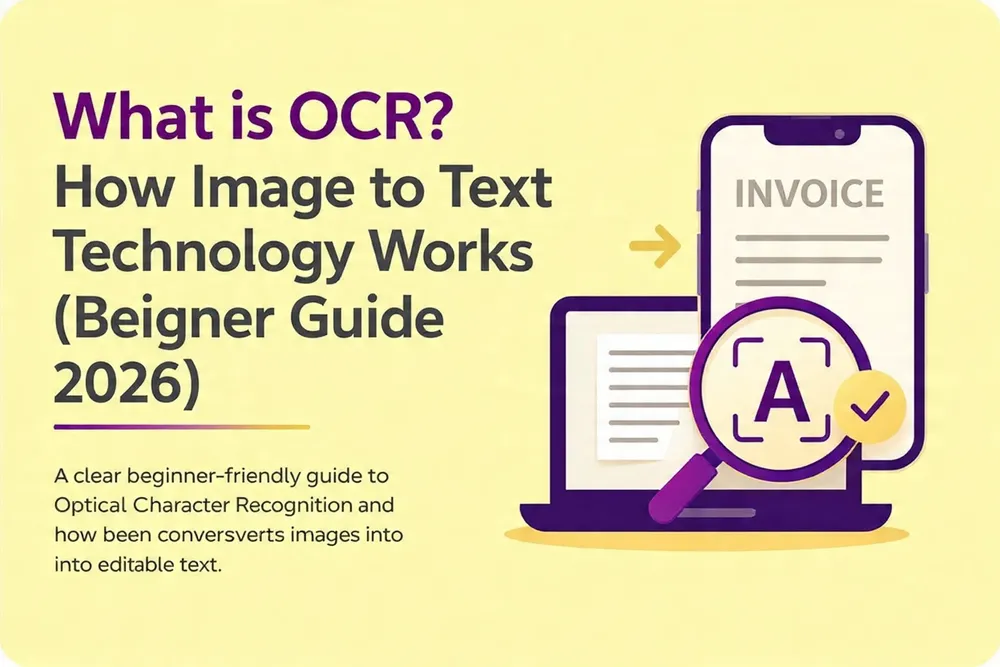
#> input picture OCR_TECHNIQUES/Easy_OCR/ocr_text2.webp, 1000 x 667 px, shrunk from 1536 x 1024 before the run
$ jupyter execute --allow-errors ocr_practice.ipynb
#> lines starting #> are read from the running program, lines starting #| are printed output that depends on the picture; after the words box and inside, x2 and y2 are one past the last pixel; in counts of white or black regions, pixels touching at a corner belong together
[cell 1]
import cv2
import numpy as np
import easyocr
import matplotlib.pyplot as plt

[cell 2]
img = cv2.imread('ocr_text2.webp')
#> img is the input picture: shape (667, 1000, 3); mean B, G, R 170.4, 219.7, 229

gray = cv2.cvtColor(img, cv2.COLOR_BGR2GRAY)
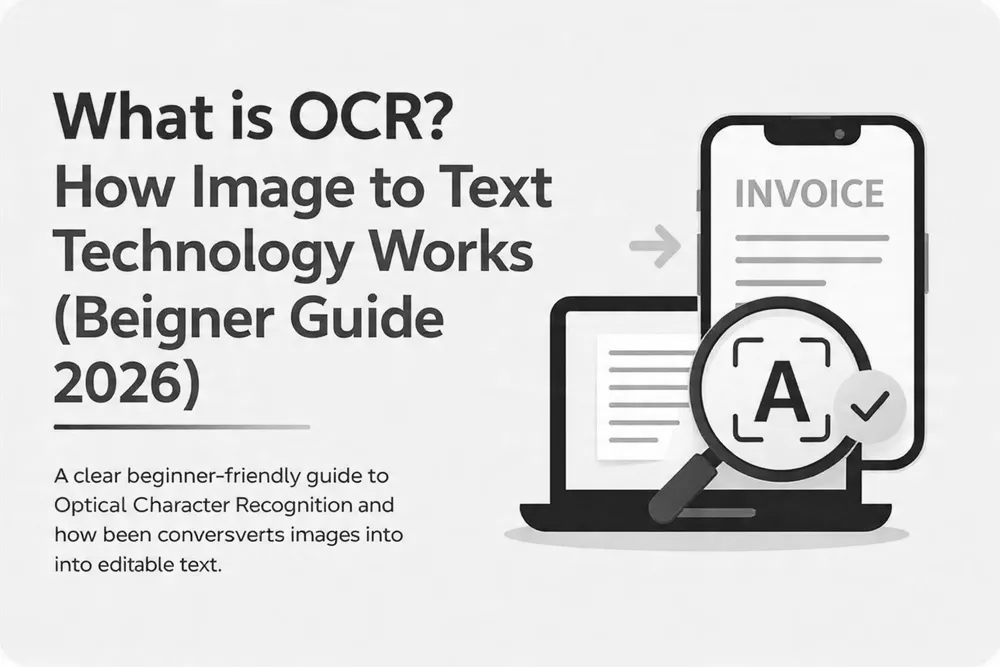
#> gray: shape (667, 1000); min 0, max 255, mean 216.8
gray = cv2.cvtColor(img, cv2.COLOR_BGR2GRAY)

denoised = cv2.fastNlMeansDenoising(gray, None, 30, 7, 21)

thresh = cv2.adaptiveThreshold(
    denoised, 255,
    cv2.ADAPTIVE_THRESH_GAUSSIAN_C,
    cv2.THRESH_BINARY,
    11, 2
)
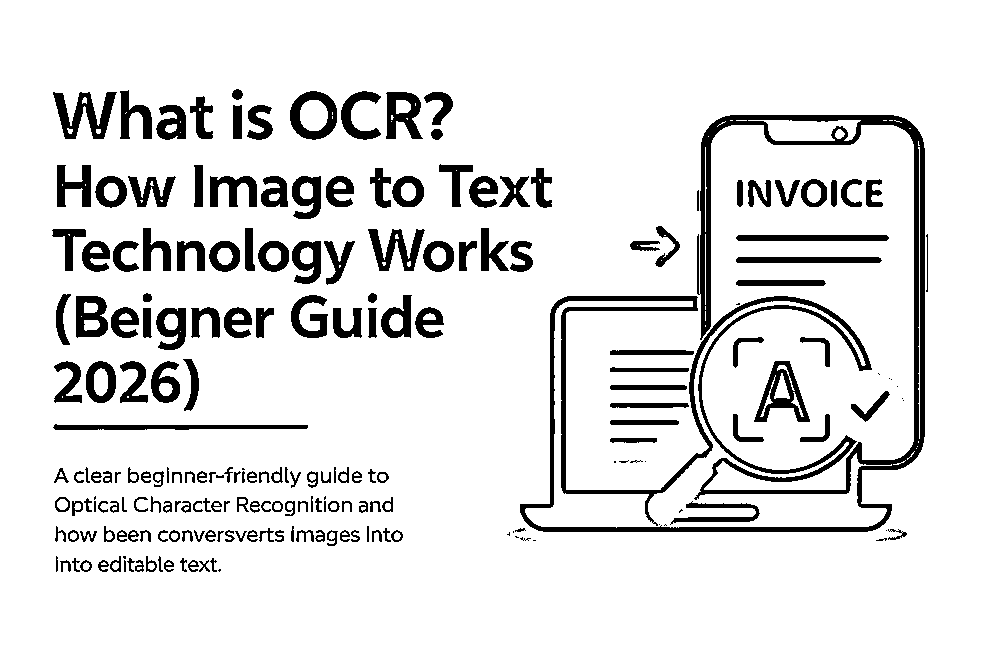
#> thresh: shape (667, 1000); 89.3% white; 222 black regions (26 under 20 px), largest, box (x1, y1, x2, y2) and area: (520, 115, 925, 532) 19185, (53, 92, 117, 139) 1411, (754, 361, 810, 422) 1322

kernel = np.ones((1, 1), np.uint8)
cleaned = cv2.morphologyEx(thresh, cv2.MORPH_CLOSE, kernel)

[cell 3]
plt.imshow(cleaned, cmap='gray')
plt.title('Preprocessed Image')
plt.axis('off')
plt.show()

#> (a cell that did not finish here is left out)

[cell 5]
import cv2
import pytesseract
import matplotlib.pyplot as plt

# IMPORTANT: Set Tesseract path (change if needed)
pytesseract.pytesseract.tesseract_cmd = r"C:\Program Files\Tesseract-OCR\tesseract.exe"

# Load image
img = cv2.imread("ocr_text2.webp")

# Convert to RGB (Tesseract expects RGB)
img_rgb = cv2.cvtColor(img, cv2.COLOR_BGR2RGB)

# Show image
plt.imshow(img_rgb)
plt.title("Input Image")
plt.axis('off')
plt.show()

# --- STEP 1: Grayscale ---
gray = cv2.cvtColor(img, cv2.COLOR_BGR2GRAY)

# --- STEP 2: Threshold (clean text separation) ---
_, thresh = cv2.threshold(gray, 150, 255, cv2.THRESH_BINARY)
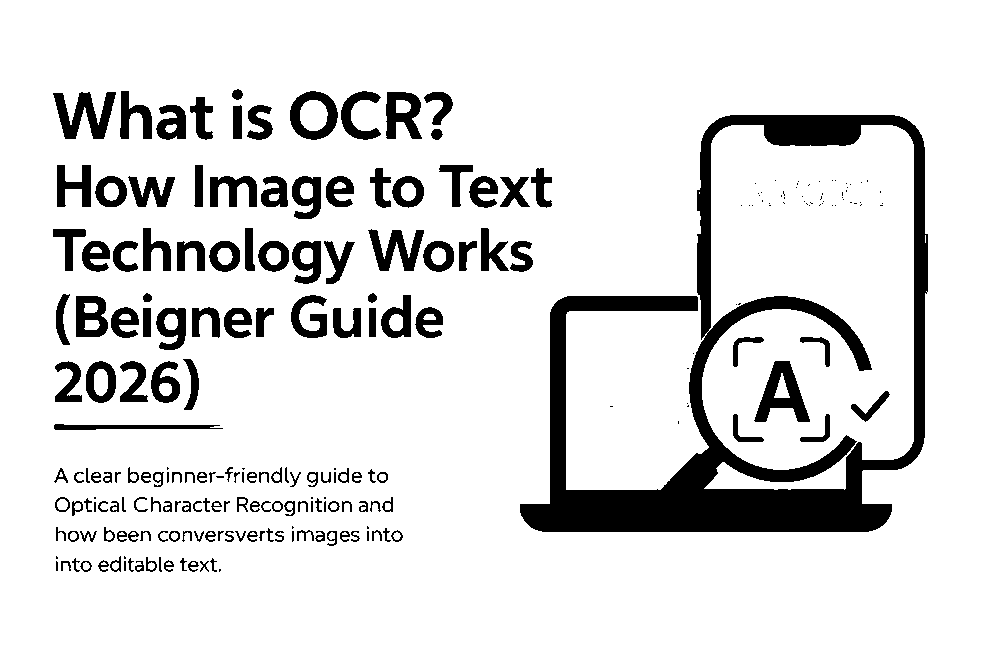
#> thresh: shape (667, 1000); 87.7% white; 243 black regions (71 under 20 px), largest, box (x1, y1, x2, y2) and area: (520, 115, 928, 532) 38274, (754, 361, 810, 422) 1585, (53, 92, 116, 139) 1513

# --- STEP 3: OCR ---
custom_config = r'--oem 3 --psm 6'
#> (the rest of this cell did not finish here and is left out)

$ run again, with OCR_TECHNIQUES/Easy_OCR/ocr_text.jpg saved as OCR_TECHNIQUES/Easy_OCR/ocr_text2.webp
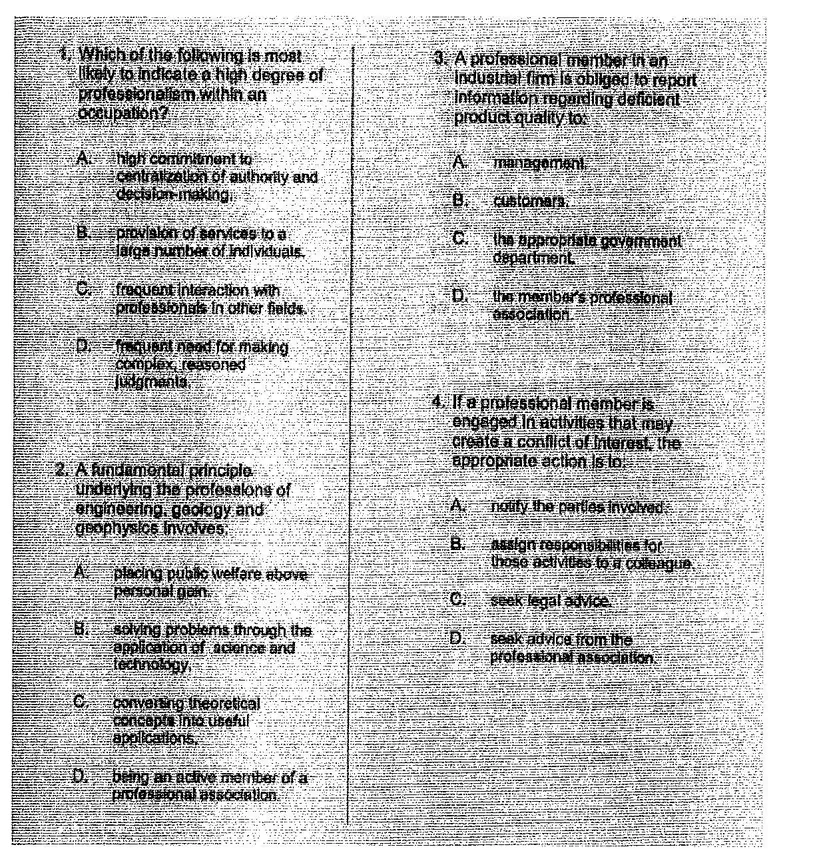
#> input picture OCR_TECHNIQUES/Easy_OCR/ocr_text.jpg, 817 x 863 px, shrunk from 1227 x 1296 before the run
#> img is the input picture: shape (863, 817, 3); mean B, G, R 193.8, 193.7, 193.8
#> `thresh = cv2.adaptiveThreshold( denoised, 255, cv2.ADAPTIVE_THRESH_GAU..`:
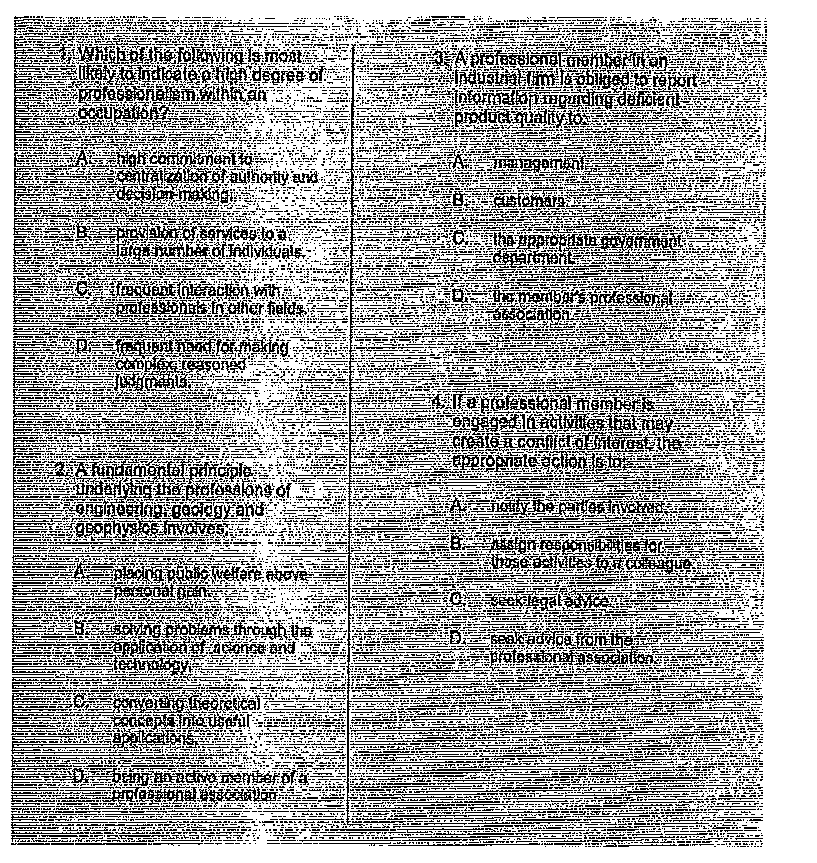
#> thresh: shape (863, 817); 65.9% white; black in thin lines or dots, all inside (x1, y1, x2, y2) = (11, 16, 767, 847)
#> `_, thresh = cv2.threshold(gray, 150, 255, cv2.THRESH_BINARY)`:
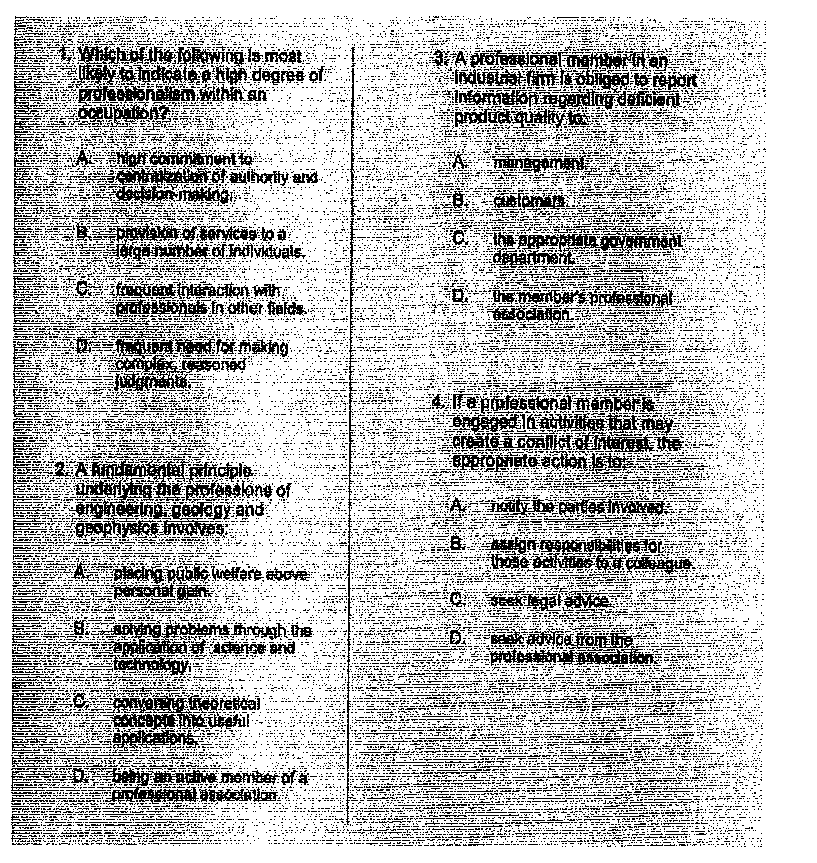
#> thresh: shape (863, 817); 74.7% white; black in thin lines or dots, all inside (x1, y1, x2, y2) = (11, 16, 766, 847)
